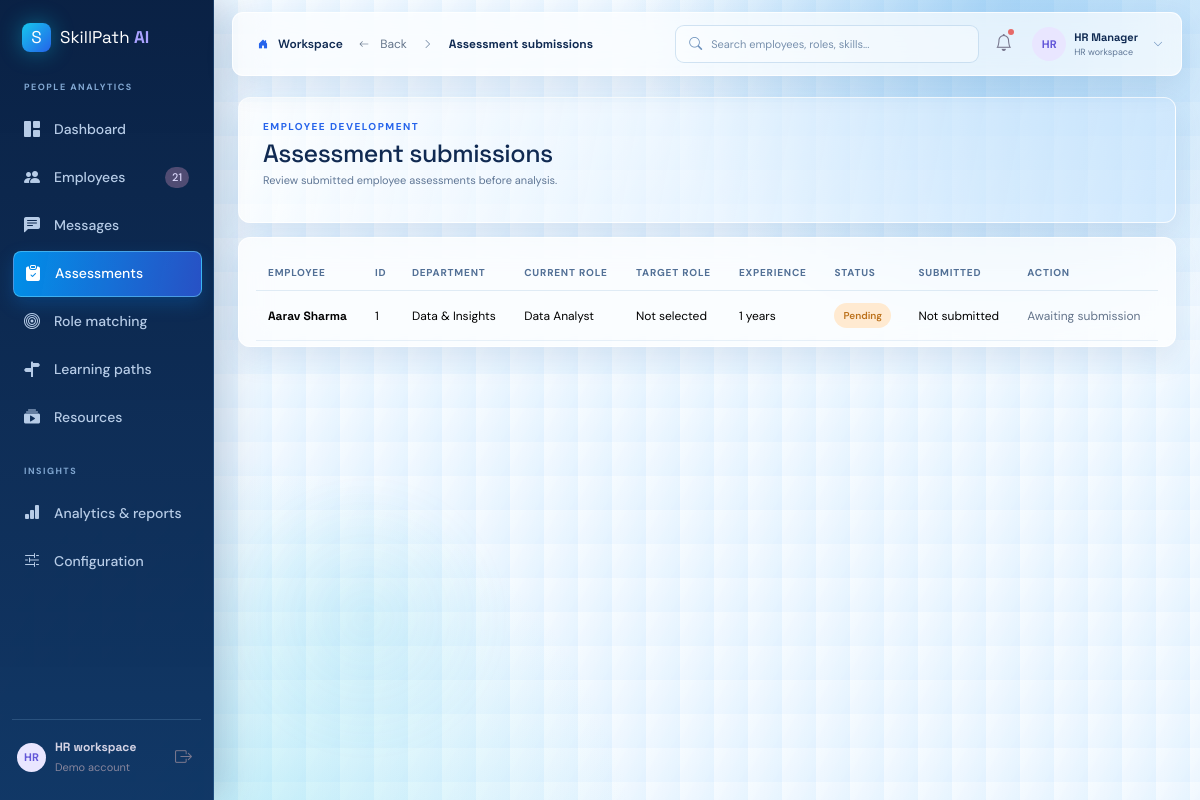
The page /hr/assessments (signed in) on the database as committed earlier.
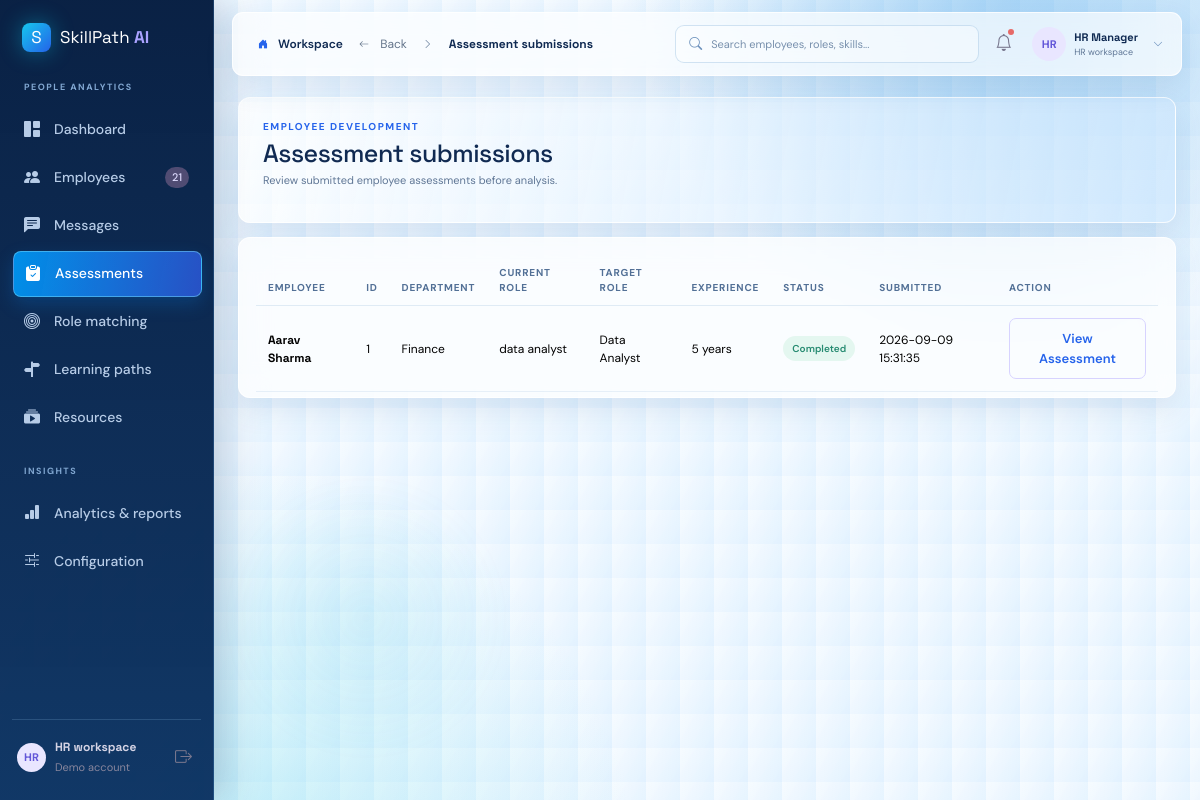
The same page on the database as committed later.
### tables this page shows
CREATE TABLE assessment_requests (
        id INTEGER PRIMARY KEY AUTOINCREMENT,
        employee_id INTEGER NOT NULL REFERENCES employees(id) ON DELETE CASCADE,
        hr_id INTEGER,
        status TEXT NOT NULL DEFAULT 'Pending' CHECK(status IN ('Pending', 'Completed', 'Reviewed')),
        created_at TEXT NOT NULL DEFAULT CURRENT_TIMESTAMP,
        completed_at TEXT
    );

CREATE TABLE employees (id INTEGER PRIMARY KEY AUTOINCREMENT, name TEXT NOT NULL, email TEXT NOT NULL UNIQUE, department TEXT NOT NULL, experience INTEGER NOT NULL DEFAULT 1, profile TEXT DEFAULT '', created_at TEXT DEFAULT CURRENT_TIMESTAMP, current_role TEXT DEFAULT '', password_hash TEXT DEFAULT '');

CREATE TABLE roles (id INTEGER PRIMARY KEY AUTOINCREMENT, name TEXT NOT NULL UNIQUE, description TEXT DEFAULT '');

### app.py (the view)
@app.get("/hr/assessments")
def hr_assessments():
    if not session.get("authenticated"):
        return redirect(url_for("login", next=request.path))
    assessments = rows("""
        SELECT ar.*, e.name, e.department, e.current_role, e.experience,
               r.name AS target_role
        FROM assessment_requests ar
        JOIN employees e ON e.id=ar.employee_id
        LEFT JOIN employee_profiles ep ON ep.employee_id=e.id
        LEFT JOIN roles r ON r.id=ep.target_role_id
        WHERE ar.id = (SELECT latest.id FROM assessment_requests latest WHERE latest.employee_id=ar.employee_id ORDER BY latest.id DESC LIMIT 1)
        ORDER BY CASE ar.status WHEN 'Completed' THEN 1 WHEN 'Pending' THEN 2 ELSE 3 END, COALESCE(ar.completed_at, ar.created_at) DESC
    """)
    return render_template("hr_assessments.html", assessments=assessments)

### app.py (called while the page is built)
@app.context_processor
def inject_globals():
    return {"nav_employee_count": row("SELECT COUNT(*) AS count FROM employees")["count"], "notifications": notifications_data()}

### database.py (called while the page is built)
def connect():
    DB_PATH.parent.mkdir(exist_ok=True)
    connection = sqlite3.connect(DB_PATH)
    connection.row_factory = sqlite3.Row
    connection.execute("PRAGMA foreign_keys = ON")
    return connection

def rows(query, params=()):
    db = connect()
    result = [dict(row) for row in db.execute(query, params).fetchall()]
    db.close()
    return result

def row(query, params=()):
    db = connect()
    result = db.execute(query, params).fetchone()
    db.close()
    return dict(result) if result else None

### templates/hr_assessments.html
{% extends 'base.html' %}{% block title %}Assessment submissions{% endblock %}{% block content %}<div class="page-heading"><div><span class="eyebrow">EMPLOYEE DEVELOPMENT</span><h1>Assessment submissions</h1><p class="muted">Review submitted employee assessments before analysis.</p></div></div>{% with alerts = get_flashed_messages(with_categories=true) %}{% for category, text in alerts %}<div class="alert alert-{{ category }}" role="alert">{{ text }}</div>{% endfor %}{% endwith %}<section class="panel table-panel"><div class="table-responsive"><table class="table align-middle mb-0"><thead><tr><th>Employee</th><th>ID</th><th>Department</th><th>Current role</th><th>Target role</th><th>Experience</th><th>Status</th><th>Submitted</th><th>Action</th></tr></thead><tbody>{% for item in assessments %}<tr><td><strong>{{ item.name }}</strong></td><td>{{ item.employee_id }}</td><td>{{ item.department }}</td><td>{{ item.current_role }}</td><td>{{ item.target_role or 'Not selected' }}</td><td>{{ item.experience }} years</td><td><span class="status {% if item.status in ['Completed','Reviewed'] %}ready{% else %}medium-gap{% endif %}">{{ item.status }}</span></td><td>{{ item.completed_at or 'Not submitted' }}</td><td>{% if item.status in ['Completed','Reviewed'] %}<a class="btn btn-sm btn-outline-primary" href="{{ url_for('hr_assessment_review', employee_id=item.employee_id) }}">View Assessment</a>{% else %}<span class="muted">Awaiting submission</span>{% endif %}</td></tr>{% else %}<tr><td colspan="9" class="text-center muted py-5">No assessment requests found.</td></tr>{% endfor %}</tbody></table></div></section>{% endblock %}

Rows that differ between the two databases and show on the page:
changed assessment_requests "Aarav Sharma": department "Data & Insights" → "Finance"; current_role "Data Analyst" → "data analyst"; name "Not selected" → "Data Analyst"; experience "1" → "5"; status "Pending" → "Completed"; completed_at "Not submitted" → "2026-09-09 15:31:35"; status "Awaiting submission" → "View Assessment"
